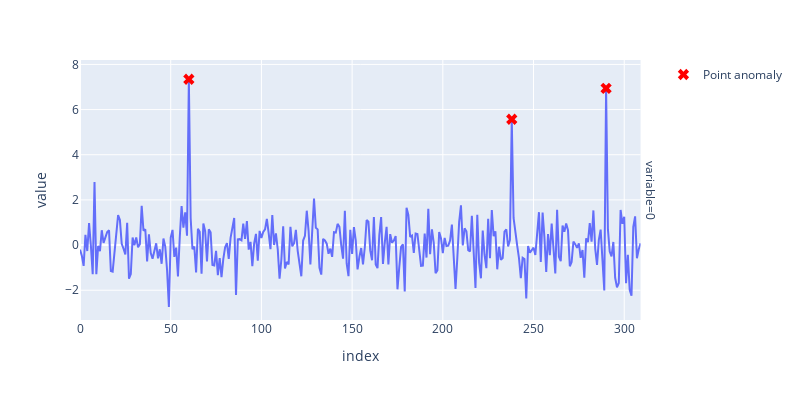

Notebook code cell kept with this figure:
### Markdown cell above
## Point anomaly detection

### Code cell
df = generate_changing_data(n)
outliers = [60, 238, 290]
df.iloc[outliers] = np.random.uniform(4, 8, (len(outliers), df.shape[1]))
plot_point_anomaly_illustration(df, outliers, base_width, base_height)

### Figure 1 — Plotly figure (JSON) as saved in the notebook; plotly's stock layout.template omitted (floating-point values rounded to 4 significant figures; data arrays with more than 128 entries replaced by an {"elided": "..."} marker saying what was removed)
{"data": [{"hovertemplate": "variable=0<br>index=%{x}<br>value=%{y}<extra></extra>", "legendgroup": "", "line": {"color": "#636efa", "dash": "solid"}, "marker": {"symbol": "circle"}, "mode": "lines", "name": "", "orientation": "v", "showlegend": false, "type": "scatter", "x": {"elided": "310 int values"}, "xaxis": "x", "y": {"elided": "310 float values"}, "yaxis": "y"}, {"marker": {"color": "red", "size": 10, "symbol": "x"}, "mode": "markers", "name": "Point anomaly", "type": "scatter", "x": [60, 238, 290], "y": [7.344, 5.573, 6.941]}], "layout": {"annotations": [{"font": {}, "showarrow": false, "text": "variable=0", "textangle": 90, "x": 0.98, "xanchor": "left", "xref": "paper", "y": 0.5, "yanchor": "middle", "yref": "paper"}], "height": 400, "legend": {"tracegroupgap": 0}, "margin": {"t": 60}, "width": 800, "xaxis": {"anchor": "y", "domain": [0, 0.98], "title": {"text": "index"}}, "yaxis": {"anchor": "x", "domain": [0, 1], "title": {"text": "value"}}}}
